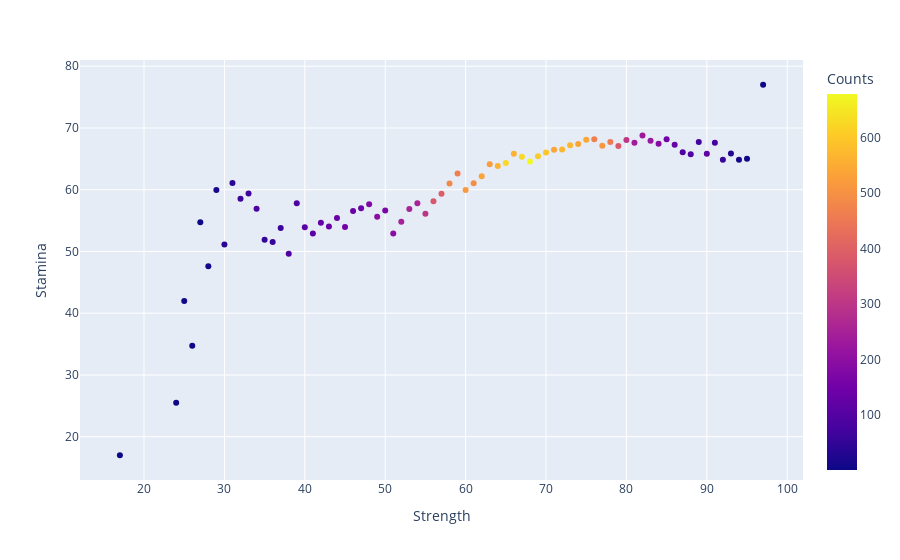

The notebook cell saved with this chart:
### Markdown cell above
# Теперь пройдёмся по показателям игроков... 
### Есть ли зависимость Выносливости (Stamina) и Силы (Strength) игроков? какая? точно зависимость?

### Code cell
fig = px.scatter(groupby_cnt(df, 'Strength', 'Stamina'), x = 'Strength', y = 'Stamina', color = 'Counts')
fig.show()

print(f'коэффициент корреляции: {df.corr().at["Strength", "Stamina"]}')

### Figure 1 — Plotly figure (JSON) as saved in the notebook; plotly's stock layout.template omitted (floating-point values rounded to 4 significant figures)
{"data": [{"hovertemplate": "Strength=%{x}<br>Stamina=%{y}<br>Counts=%{marker.color}<extra></extra>", "legendgroup": "", "marker": {"color": [1, 2, 4, 2, 10, 94, 39, 55, 52, 111, 197, 65, 111, 152, 134, 130, 4, 250, 132, 197, 299, 133, 167, 255, 85, 142, 176, 252, 88, 377, 65, 390, 71, 517, 20, 484, 493, 41, 536, 465, 564, 521, 623, 678, 14, 58, 3, 626, 605, 94, 561, 118, 29, 596, 90, 538, 569, 382, 509, 569, 132, 538, 189, 75, 238, 74, 456, 222, 303, 541, 149, 466, 230, 1], "coloraxis": "coloraxis", "symbol": "circle"}, "mode": "markers", "name": "", "orientation": "v", "showlegend": false, "type": "scatter", "x": [17, 24, 26, 25, 28, 38, 30, 36, 35, 41, 51, 37, 40, 45, 43, 42, 27, 52, 44, 49, 55, 46, 50, 53, 34, 47, 48, 54, 39, 56, 32, 57, 33, 60, 29, 58, 61, 31, 62, 59, 64, 63, 65, 68, 94, 92, 95, 67, 69, 88, 66, 90, 93, 70, 87, 71, 72, 79, 77, 73, 86, 74, 84, 91, 81, 89, 78, 83, 80, 75, 85, 76, 82, 97], "xaxis": "x", "y": [17, 25.5, 34.75, 42, 47.6, 49.63, 51.13, 51.53, 51.88, 52.91, 52.92, 53.82, 53.93, 53.97, 54.04, 54.65, 54.75, 54.8, 55.4, 55.62, 56.11, 56.55, 56.62, 56.87, 56.91, 57.01, 57.64, 57.82, 57.82, 58.12, 58.54, 59.36, 59.39, 59.94, 59.95, 60.99, 61.04, 61.07, 62.2, 62.64, 63.85, 64.14, 64.35, 64.56, 64.86, 64.86, 65, 65.35, 65.43, 65.73, 65.81, 65.81, 65.86, 66.03, 66.07, 66.48, 66.51, 67.07, 67.13, 67.21, 67.3, 67.41, 67.43, 67.61, 67.62, 67.73, 67.73, 67.95, 68.05, 68.09, 68.15, 68.18, 68.77, 77], "yaxis": "y"}], "layout": {"coloraxis": {"colorbar": {"title": {"text": "Counts"}}, "colorscale": [[0, "#0d0887"], [0.1111, "#46039f"], [0.2222, "#7201a8"], [0.3333, "#9c179e"], [0.4444, "#bd3786"], [0.5556, "#d8576b"], [0.6667, "#ed7953"], [0.7778, "#fb9f3a"], [0.8889, "#fdca26"], [1, "#f0f921"]]}, "legend": {"tracegroupgap": 0}, "margin": {"t": 60}, "xaxis": {"anchor": "y", "domain": [0, 1], "title": {"text": "Strength"}}, "yaxis": {"anchor": "x", "domain": [0, 1], "title": {"text": "Stamina"}}}}
